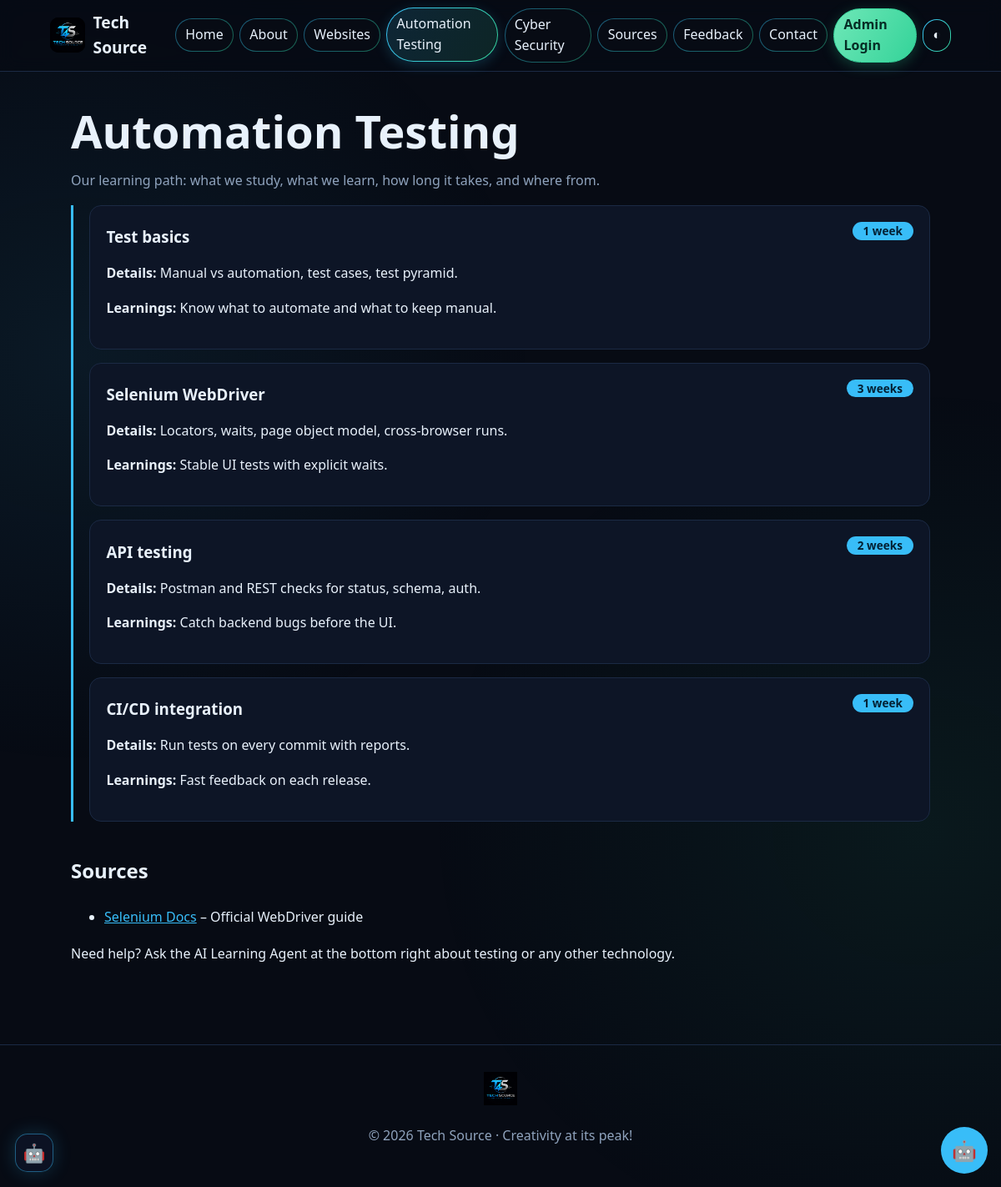
Page /automation.php on the committed database.
### tables this page shows
CREATE TABLE at_topics(id INT AUTO_INCREMENT PRIMARY KEY,title VARCHAR(150),details TEXT,learnings TEXT,duration VARCHAR(60));

CREATE TABLE sources(id INT AUTO_INCREMENT PRIMARY KEY,title VARCHAR(150),link VARCHAR(255),category VARCHAR(80),note TEXT);

### config.php (called while the page is built, shortened)
<?php
$pdo=new PDO('mysql:host='.DB_HOST.';dbname='.DB_NAME.';charset=utf8mb4',DB_USER,DB_PASS,[PDO::ATTR_ERRMODE=>PDO::ERRMODE_EXCEPTION,PDO::ATTR_DEFAULT_FETCH_MODE=>PDO::FETCH_ASSOC]);
function e($s){return htmlspecialchars((string)$s,ENT_QUOTES,'UTF-8');}
function rows($t){global $pdo;return $pdo->query("SELECT * FROM `$t` ORDER BY id DESC")->fetchAll();}

### automation.php (the view)
<?php $page='automation';$title='Automation Testing';include 'header.php';$t=array_reverse(rows('at_topics'));$s=$pdo->query("SELECT * FROM sources WHERE category LIKE '%Automation%'")->fetchAll();?>
<section class="wrap"><h1>Automation Testing</h1><p class="lead">Our learning path: what we study, what we learn, how long it takes, and where from.</p>
<div class="timeline"><?php foreach($t as $x):?><article class="card"><span class="time"><?=e($x['duration'])?></span><h3><?=e($x['title'])?></h3>
<p><b>Details:</b> <?=e($x['details'])?></p><p><b>Learnings:</b> <?=e($x['learnings'])?></p></article><?php endforeach;?></div>
<h2>Sources</h2><ul class="list"><?php foreach($s as $r):?><li><a target="_blank" rel="noopener" href="<?=e($r['link'])?>"><?=e($r['title'])?></a> – <?=e($r['note'])?></li><?php endforeach;?></ul>
<p>Need help? Ask the AI Learning Agent at the bottom right about testing or any other technology.</p></section>
<?php include 'footer.php';?>

### header.php (shortened to what this page needs)
<?php require_once __DIR__.'/config.php';
$nav=['index'=>'Home','about'=>'About','products'=>'Websites','automation'=>'Automation Testing','cyber-security'=>'Cyber Security','sources'=>'Sources','feedback'=>'Feedback','contact'=>'Contact'];?>
<!DOCTYPE html><html lang="en"><head><meta charset="utf-8">
<link rel="stylesheet" href="style.css"></head><body>
<header class="nav"><a class="brand" href="index.php"><img src="logo.png" alt="Tech Source logo"><b>Tech Source</b></a>
<nav id="links"><?php foreach($nav as $f=>$l):?><a href="<?=$f?>.php" class="<?=($page??'')==$f?'on':''?>"><?=$l?></a><?php endforeach;?>
<a class="admin-nav" href="admin.php">Admin Login</a>
<button id="theme" aria-label="Toggle theme">◐</button></nav></header><main>

### footer.php (shortened to what this page needs)
</main><footer><img src="logo.png" alt="" width="40"><p>© <?=date('Y')?> Tech Source · Creativity at its peak!</p></footer>
<div id="chat"><button id="chatBtn" aria-label="Open AI Learning Agent">🤖</button>
</div>
<div class="ambient-bot" aria-hidden="true">🤖</div>
<script src="app.js"></script></body></html>

### style.css (style rules this page uses)
:root { --bg:#070b14;--bg2:#0d1526;--tx:#e8f1fb;--mut:#8fa3bd;--ac:#38bdf8;--ac2:#0ea5e9;--bd:#1b2a44 }
* { box-sizing:border-box }
html { scroll-behavior:smooth }
body { margin:0;font:16px/1.6 "Trebuchet MS",Segoe UI,sans-serif;background:var(--bg);color:var(--tx);transition:background .3s,color .3s;position:relative;isolation:isolate }
body::before { content:"";position:fixed;inset:0;z-index:-1;pointer-events:none;background:radial-gradient(ellipse at 8% 30%,color-mix(in srgb,#38bdf8 8%,transparent),transparent 35%),radial-gradient(ellipse at 92% 70%,color-mix(in srgb,#34d399 7%,transparent),transparent 38%);animation:ambientGlow 12s ease-in-out infinite alternate }
a { color:var(--ac) }
h1 { font-size:clamp(2rem,5vw,3.4rem);line-height:1.1;margin:.2em 0 }
h2 { margin-top:2.5rem }
.nav { position:sticky;top:0;z-index:20;display:flex;align-items:center;justify-content:space-between;padding:.6rem 5%;background:color-mix(in srgb,var(--bg) 85%,transparent);backdrop-filter:blur(10px);border-bottom:1px solid var(--bd) }
.brand { display:flex;align-items:center;gap:.6rem;color:var(--tx);text-decoration:none;font-size:1.2rem }
.brand img { width:42px;height:42px;border-radius:10px;background:#000;object-fit:cover }
#links { display:flex;align-items:center;gap:.45rem }
#links a { color:var(--tx);text-decoration:none;padding:.38rem .7rem;border:1px solid transparent;border-radius:999px;background:linear-gradient(var(--bg),var(--bg)) padding-box,linear-gradient(120deg,color-mix(in srgb,var(--ac) 45%,transparent),color-mix(in srgb,#34d399 45%,transparent)) border-box;transition:transform .2s,box-shadow .2s,color .2s }
#links a:hover,#links a.on { color:var(--tx);transform:translateY(-1px);box-shadow:0 4px 16px color-mix(in srgb,var(--ac) 20%,transparent);background:linear-gradient(120deg,color-mix(in srgb,var(--ac) 15%,var(--bg)),color-mix(in srgb,#34d399 13%,var(--bg))) padding-box,linear-gradient(120deg,var(--ac),#34d399) border-box }
#links a.admin-nav { color:#052d25;font-weight:700;background:linear-gradient(120deg,#6ee7b7,#34d399);border:1px solid #34d399;box-shadow:0 4px 16px color-mix(in srgb,#34d399 25%,transparent) }
button { font:inherit;cursor:pointer }
#theme,#menu { background:linear-gradient(var(--bg),var(--bg)) padding-box,linear-gradient(120deg,var(--ac),#34d399) border-box;border:1px solid transparent;color:var(--tx);border-radius:999px;padding:.35rem .7rem }
.wrap { padding:2rem 5%;max-width:1150px;margin:auto }
.lead { color:var(--mut);max-width:42rem }
.card { background:var(--bg2);border:1px solid var(--bd);border-radius:14px;padding:1.2rem;transition:transform .25s,border-color .25s,box-shadow .25s }
.card h3 { margin:.2rem 0 .4rem }
.timeline { border-left:3px solid var(--ac);padding-left:1.2rem;display:grid;gap:1rem }
.time { float:right;background:var(--ac);color:#032033;border-radius:20px;padding:0 .8rem;font-size:.85rem;font-weight:700 }
.list { line-height:2 }
footer { text-align:center;padding:2rem 5%;border-top:1px solid var(--bd);color:var(--mut);margin-top:3rem }
#chat { position:fixed;right:1rem;bottom:1rem;z-index:30 }
#chatBtn { width:56px;height:56px;border-radius:50%;border:0;background:var(--ac);font-size:1.5rem;animation:pulse 2.5s infinite }
.ambient-bot { position:fixed;left:1.15rem;bottom:1.15rem;z-index:18;width:46px;height:46px;display:grid;place-items:center;border:1px solid color-mix(in srgb,var(--ac) 45%,transparent);border-radius:15px;background:color-mix(in srgb,var(--bg2) 85%,transparent);box-shadow:0 0 22px color-mix(in srgb,var(--ac) 20%,transparent);font-size:1.35rem;animation:botFloat 4s ease-in-out infinite }

### rows in the picture
at_topics: duration "1 week", title "Test basics", details "Manual vs automation, test cases, test pyramid.", learnings "Know what to automate and what to keep manual."
at_topics: duration "3 weeks", title "Selenium WebDriver", details "Locators, waits, page object model, cross-browser runs.", learnings "Stable UI tests with explicit waits."
at_topics: duration "2 weeks", title "API testing", details "Postman and REST checks for status, schema, auth.", learnings "Catch backend bugs before the UI."
at_topics: duration "1 week", title "CI/CD integration", details "Run tests on every commit with reports.", learnings "Fast feedback on each release."
sources: title "Selenium Docs", note "Official WebDriver guide"

### other values in the picture
$l "Home"
$l "About"
$l "Websites"
$l "Automation Testing"
$l "Cyber Security"
$l "Sources"
$l "Feedback"
$l "Contact"
